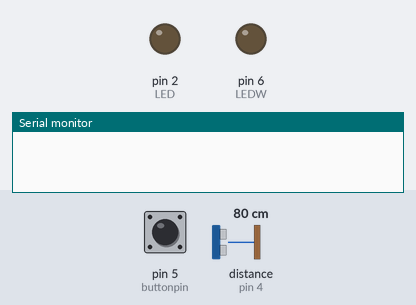
Recording of a sketch running on a simulated Arduino Uno, built with avr-gcc and run on an emulated ATmega328P. Parts: output pins drawn as LEDs (lit = HIGH), the last lines printed to the serial monitor. Inputs (shaded band) come from the test bench; at power-on: pin 5 (buttonpin) LOW, distance to the obstacle (sensor on pin 4) 80 cm. Not simulated (calls return 0 or success): arduino_secrets.h.

Above: at 1.3 s.
1.4 s: pin 5 (buttonpin) pulled HIGH for 0.15 s
At 2.1 s:
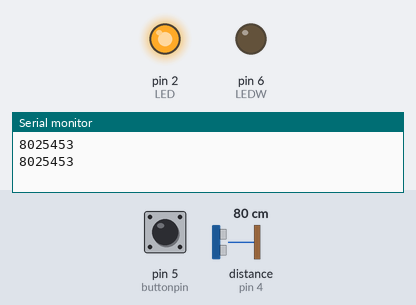
Timing chart, 0 to 4.4 s (numbered marks = the images above; inputs shaded):
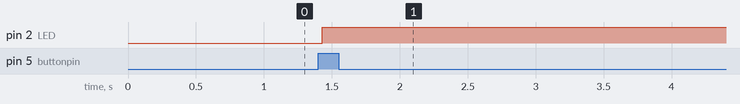

Measured:
- after the input at 1.4 s, pin 2 (LED): LOW → HIGH at once

The sketch:

ButtonDistance.ino
```cpp
#include "arduino_secrets.h"

#include "SR04.h"
#define TP 4
#define EP 3
#define buttonpin 5
int LEDW = 6;
int LED = 2;
byte leds = 0;
SR04 sr04 = SR04(EP, TP);
long a;
void setup() {
  Serial.begin(9600);
  delay(100);
  pinMode(LED, OUTPUT);
  digitalWrite(LED, LOW);
  pinMode(buttonpin, INPUT);
  pinMode(LEDW, OUTPUT);
  digitalWrite(LEDW, LOW);
  }

void loop() {
  if (digitalRead(buttonpin) == HIGH) {
    a = sr04.Distance();
    digitalWrite(LED, HIGH);
    Serial.print(a);
    Serial.println('cm');
    if (a < 30) {
      digitalWrite(LEDW, HIGH);
    } else {
      digitalWrite(LEDW, LOW);
    }
  }
  delay(100);
}
```
